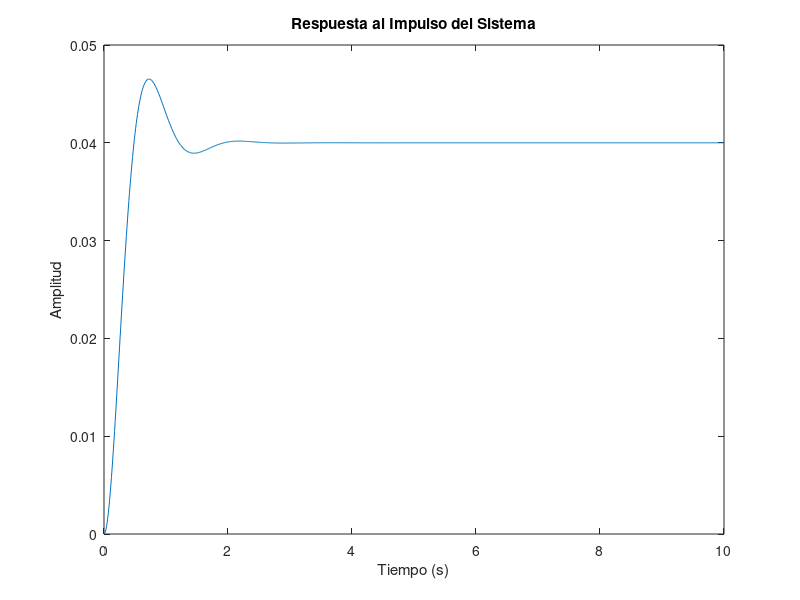

Source code (MATLAB):
% Parámetros de la ecuación de transferencia
kp = 1;      % Ganancia proporcional
ka = 2;      % Ganancia integral
wn = 5;      % Frecuencia natural
zeta = 0.5;  % Factor de amortiguamiento

% Ecuación de transferencia
numerator = [kp];
denominator = [1, zeta*2*wn, wn^2];
G = tf(numerator, denominator);

% Generar el tiempo para la simulación
t = 0:0.01:10;  % Ajustar el tiempo según tus necesidades

% Simular la respuesta al impulso
impulse_response = lsim(G, ones(size(t)), t);

% Graficar la respuesta al impulso
figure;
plot(t, impulse_response);
title('Respuesta al Impulso del Sistema');
xlabel('Tiempo (s)');
ylabel('Amplitud');